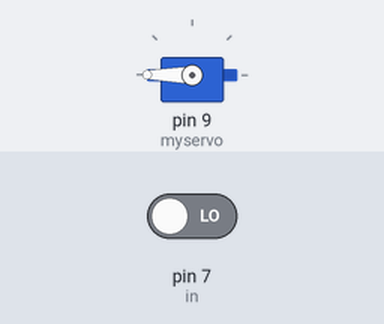
Recording of a sketch running on a simulated Arduino Uno, built with avr-gcc and run on an emulated ATmega328P. Shown: servo. The inputs (shaded band) are chosen by the test bench; at power-on: pin 7 (in) LOW.

Above: at 1.2 s.
1.3 s: pin 7 (in) driven HIGH
At 1.77 s:
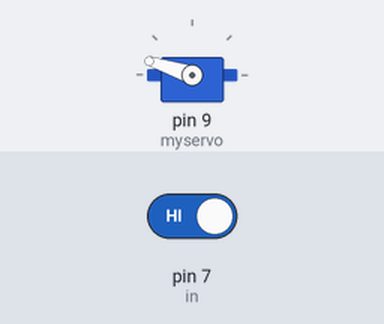
7.3 s: pin 7 (in) driven LOW
At 7.67 s:
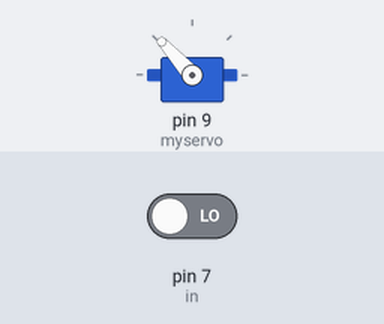
Timing chart, 0 to 10.5 s (numbered marks = the images above; inputs shaded):
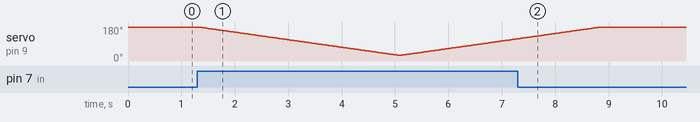

Measured:
- after the input at 7.3 s, servo on pin 9 (myservo): goes on until 9.0 s, then stays 180°

The sketch:

star_servo.ino
```cpp
#include <Servo.h>

Servo myservo;            //  create servo object to control a servo

int pos = 0;              //  servo position
int in = 7;               //  input pin triggered by Raspberry Pi
boolean active = false;   //  flag to avoid triggering while already active

void setup()
{
  pinMode(in, INPUT);     //  define input pin
  myservo.attach(9);      //  define servo pin
}

void loop()
{
  myservo.write(180);     //  set servo to neutral
  if(active==false && digitalRead(in)==HIGH) {
    active = true;
    wave();               //  move servo when triggered
    delay(50);
  }
  delay(50);
}

void wave()
{
  for(pos = 180; pos>=30; pos-=1)     //  go from 180 degrees to 0 degrees
  {
    myservo.write(pos);               //  tell servo to go to position in variable 'pos'
    delay(25);                        //  wait for the servo to reach the position
  }
  for(pos = 30; pos < 180; pos += 1)  //  go from 0 degrees back to 180 degrees
  {
    myservo.write(pos);               //  tell servo to go to position in variable 'pos'
    delay(25);                        //  wait for the servo to reach the position
  }
  active = false;
}
```
